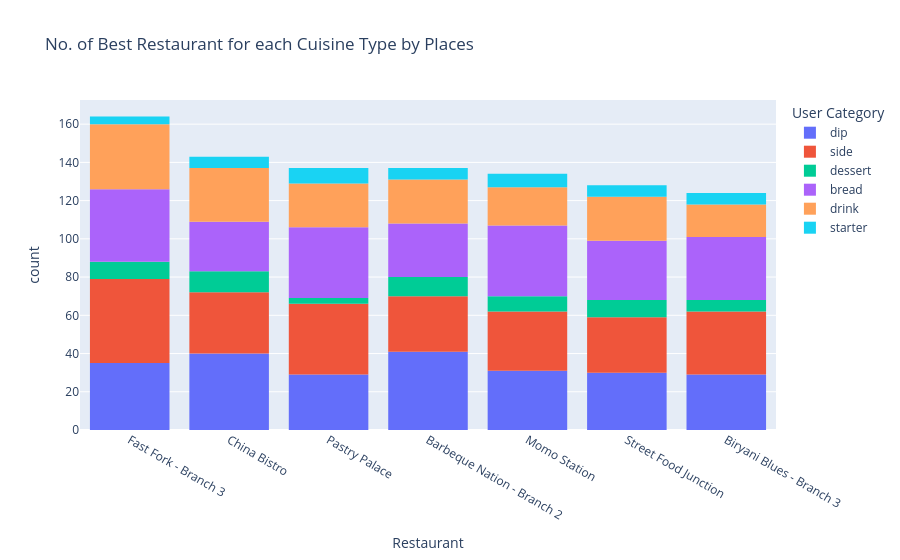

Notebook code cell kept with this figure:
### Code cell
fig = px.histogram(highest_rated_df, x='Restaurant', color='User Category',
 title= 'No. of Best Restaurant for each Cuisine Type by Places').update_xaxes(categoryorder="total descending")
fig.show()

### Figure 1 — Plotly figure (JSON) as saved in the notebook; plotly's stock layout.template omitted (floating-point values rounded to 4 significant figures; data arrays with more than 128 entries replaced by an {"elided": "..."} marker saying what was removed)
{"data": [{"alignmentgroup": "True", "bingroup": "x", "hovertemplate": "User Category=dip<br>Restaurant=%{x}<br>count=%{y}<extra></extra>", "legendgroup": "dip", "marker": {"color": "#636efa", "pattern": {"shape": ""}}, "name": "dip", "offsetgroup": "dip", "orientation": "v", "showlegend": true, "type": "histogram", "x": {"elided": "235 str values"}, "xaxis": "x", "yaxis": "y"}, {"alignmentgroup": "True", "bingroup": "x", "hovertemplate": "User Category=side<br>Restaurant=%{x}<br>count=%{y}<extra></extra>", "legendgroup": "side", "marker": {"color": "#EF553B", "pattern": {"shape": ""}}, "name": "side", "offsetgroup": "side", "orientation": "v", "showlegend": true, "type": "histogram", "x": {"elided": "235 str values"}, "xaxis": "x", "yaxis": "y"}, {"alignmentgroup": "True", "bingroup": "x", "hovertemplate": "User Category=dessert<br>Restaurant=%{x}<br>count=%{y}<extra></extra>", "legendgroup": "dessert", "marker": {"color": "#00cc96", "pattern": {"shape": ""}}, "name": "dessert", "offsetgroup": "dessert", "orientation": "v", "showlegend": true, "type": "histogram", "x": ["Fast Fork - Branch 3", "Barbeque Nation - Branch 2", "Barbeque Nation - Branch 2", "Street Food Junction", "Biryani Blues - Branch 3", "Biryani Blues - Branch 3", "Fast Fork - Branch 3", "Biryani Blues - Branch 3", "China Bistro", "Barbeque Nation - Branch 2", "China Bistro", "Fast Fork - Branch 3", "Pastry Palace", "Street Food Junction", "Momo Station", "Pastry Palace", "Biryani Blues - Branch 3", "China Bistro", "Fast Fork - Branch 3", "Street Food Junction", "Biryani Blues - Branch 3", "China Bistro", "Barbeque Nation - Branch 2", "Momo Station", "Fast Fork - Branch 3", "Momo Station", "Fast Fork - Branch 3", "Momo Station", "Barbeque Nation - Branch 2", "Barbeque Nation - Branch 2", "Barbeque Nation - Branch 2", "China Bistro", "Fast Fork - Branch 3", "China Bistro", "Barbeque Nation - Branch 2", "China Bistro", "China Bistro", "Street Food Junction", "China Bistro", "Momo Station", "China Bistro", "Street Food Junction", "Street Food Junction", "Fast Fork - Branch 3", "Street Food Junction", "Fast Fork - Branch 3", "Street Food Junction", "China Bistro", "Momo Station", "Barbeque Nation - Branch 2", "Momo Station", "Street Food Junction", "Pastry Palace", "Biryani Blues - Branch 3", "Barbeque Nation - Branch 2", "Momo Station"], "xaxis": "x", "yaxis": "y"}, {"alignmentgroup": "True", "bingroup": "x", "hovertemplate": "User Category=bread<br>Restaurant=%{x}<br>count=%{y}<extra></extra>", "legendgroup": "bread", "marker": {"color": "#ab63fa", "pattern": {"shape": ""}}, "name": "bread", "offsetgroup": "bread", "orientation": "v", "showlegend": true, "type": "histogram", "x": {"elided": "230 str values"}, "xaxis": "x", "yaxis": "y"}, {"alignmentgroup": "True", "bingroup": "x", "hovertemplate": "User Category=drink<br>Restaurant=%{x}<br>count=%{y}<extra></extra>", "legendgroup": "drink", "marker": {"color": "#FFA15A", "pattern": {"shape": ""}}, "name": "drink", "offsetgroup": "drink", "orientation": "v", "showlegend": true, "type": "histogram", "x": {"elided": "168 str values"}, "xaxis": "x", "yaxis": "y"}, {"alignmentgroup": "True", "bingroup": "x", "hovertemplate": "User Category=starter<br>Restaurant=%{x}<br>count=%{y}<extra></extra>", "legendgroup": "starter", "marker": {"color": "#19d3f3", "pattern": {"shape": ""}}, "name": "starter", "offsetgroup": "starter", "orientation": "v", "showlegend": true, "type": "histogram", "x": ["Momo Station", "Barbeque Nation - Branch 2", "Biryani Blues - Branch 3", "Momo Station", "Street Food Junction", "Street Food Junction", "Momo Station", "Biryani Blues - Branch 3", "Pastry Palace", "Barbeque Nation - Branch 2", "Barbeque Nation - Branch 2", "Fast Fork - Branch 3", "Pastry Palace", "Pastry Palace", "Street Food Junction", "Momo Station", "Barbeque Nation - Branch 2", "Momo Station", "Fast Fork - Branch 3", "Barbeque Nation - Branch 2", "Fast Fork - Branch 3", "Street Food Junction", "Fast Fork - Branch 3", "China Bistro", "China Bistro", "Barbeque Nation - Branch 2", "Biryani Blues - Branch 3", "Pastry Palace", "Biryani Blues - Branch 3", "Pastry Palace", "Momo Station", "Pastry Palace", "Biryani Blues - Branch 3", "China Bistro", "Pastry Palace", "Street Food Junction", "China Bistro", "Momo Station", "Pastry Palace", "Street Food Junction", "China Bistro", "China Bistro", "Biryani Blues - Branch 3"], "xaxis": "x", "yaxis": "y"}], "layout": {"barmode": "relative", "legend": {"title": {"text": "User Category"}, "tracegroupgap": 0}, "title": {"text": "No. of Best Restaurant for each Cuisine Type by Places"}, "xaxis": {"anchor": "y", "categoryorder": "total descending", "domain": [0, 1], "title": {"text": "Restaurant"}}, "yaxis": {"anchor": "x", "domain": [0, 1], "title": {"text": "count"}}}}
